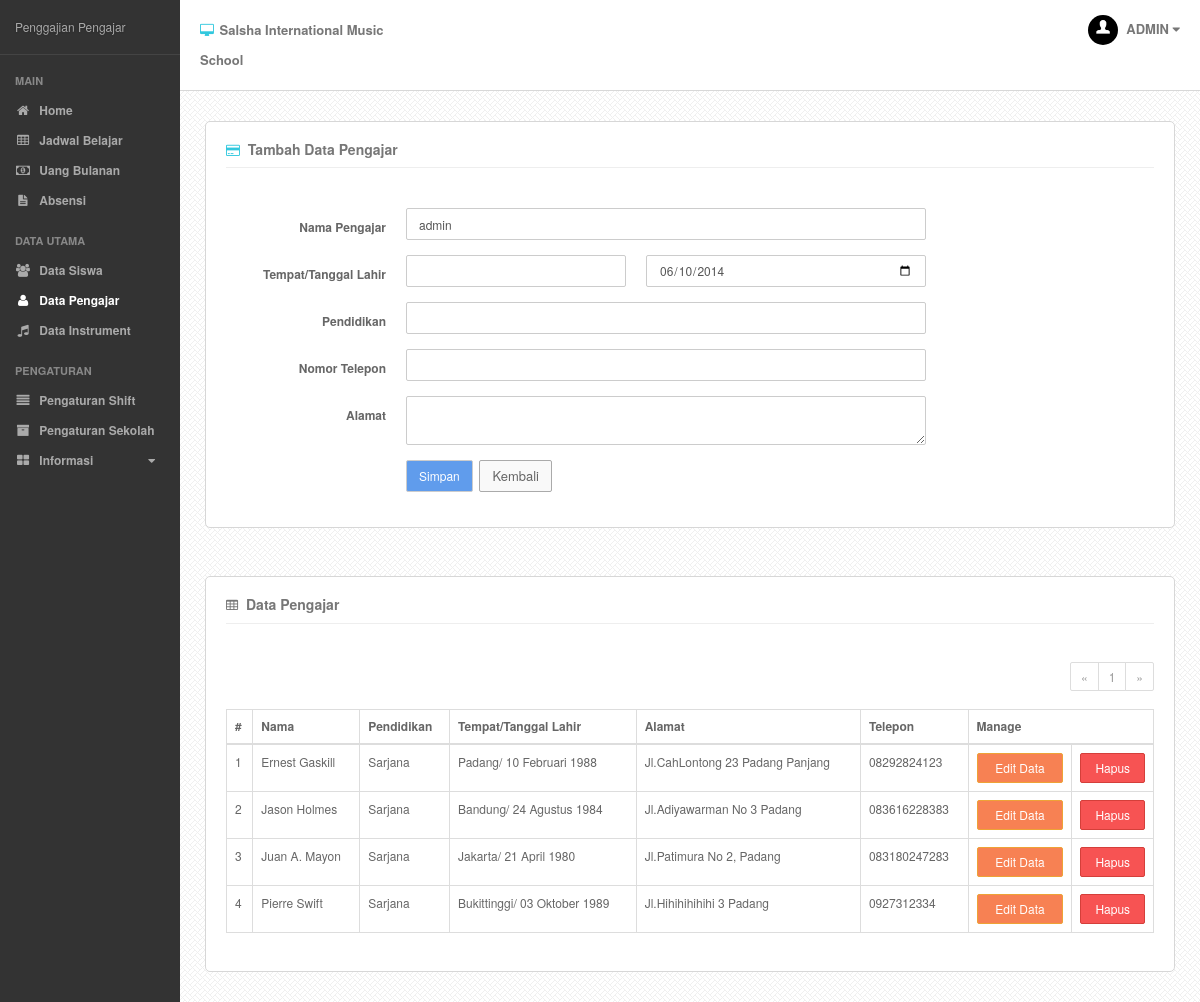
The page /?p=pengajar&sub=tambah (signed in) on the database its author committed.
### tables this page shows
CREATE TABLE IF NOT EXISTS `setting` (
  `nama_setting` varchar(20) NOT NULL DEFAULT '',
  `value` varchar(50) DEFAULT NULL,
  PRIMARY KEY (`nama_setting`)
);

CREATE TABLE IF NOT EXISTS `pengajar` (
  `id_pengajar` int(5) NOT NULL AUTO_INCREMENT,
  `nama_pengajar` varchar(40) NOT NULL,
  `tempat_lahir` varchar(20) DEFAULT NULL,
  `tanggal_lahir` date DEFAULT NULL,
  `pendidikan` varchar(20) DEFAULT NULL,
  `alamat` varchar(50) DEFAULT NULL,
  `telepon` varchar(20) DEFAULT NULL,
  PRIMARY KEY (`id_pengajar`)
);

### index.php (called while the page is built, shortened)
<?php
require('content/classes/mainClass.php');
$webApp = new webApp();
$webApp->createWebApp();
?>

### content/classes/pengajarClass.php (called while the page is built, shortened)
<?php
	class pengajar extends dbController{
		public function getPengajar($start){
			$start= mysqli_real_escape_string($this->conn, $start);
			if($start == "*"){
				$kondisi = "";
			}
			else {
				$kondisi = "LIMIT $start, 10";
			}
			$sql = "SELECT id_pengajar, nama_pengajar, tempat_lahir, tanggal_lahir, pendidikan, alamat, telepon FROM pengajar ORDER BY nama_pengajar ASC $kondisi";
			$query = mysqli_query($this->conn, $sql) or die(mysqli_error($this->conn));
			$num_results = mysqli_num_rows($query);
			if ($num_results > 0){
				$i=0;
				while ($row = mysqli_fetch_array($query)){
					$dataPengajar[$i]['id'] = $row[0];
					$dataPengajar[$i]['nama'] = $row[1];
					$dataPengajar[$i]['tempat'] = $row[2];
					$dataPengajar[$i]['tanggal'] = $row[3];
					$dataPengajar[$i]['pendidikan'] = $row[4];
					$dataPengajar[$i]['alamat'] = $row[5];
					$dataPengajar[$i]['telepon'] = $row[6];
					$i++;
				}
			}else{
				$dataPengajar = null;
			}
			return $dataPengajar;
		}
	}
?>

### content/fungsi.php (called while the page is built, shortened)
<?php
	function tanggallahir($tgl){
		$nama_bln=array(1=> "Januari", "Februari", "Maret", "April", "Mei",
				"Juni", "Juli", "Agustus", "September",
				"Oktober", "November", "Desember");
		$tgl = explode('-', $tgl);
		return $tgl[2]." ".$nama_bln[intval($tgl[1])]." ".$tgl[0];
	}
?>

### content/view/page/pengajar-lihat.php (the view, shortened to what this page needs)
<?php
	$limit = 10;
	if (isset($_GET["page"])) { $page  = $_GET["page"]; } else { $page=1; };
	$start_from = ($page-1) * $limit;
    require_once ('content/classes/pengajarClass.php');
    require_once ('content/fungsi.php');
    $pengajar = new pengajar();
    $dataPengajar = $pengajar->getPengajar($start_from);
?>
<div class="page-content">
		<div class="single-head">
			<h3 class="pull-left"><i class="fa fa-table"></i> Data Pengajar</h3>
			<div class="clearfix"></div>
		</div>
		<div class="widget-body">
		<?php
		$pagination = new pagination();
		$num = $pagination->totalRecord('pengajar', $limit);
		if($page>1){
			$prev = $page - 1;
			$prevpage = "?p=pengajar&sub=lihat&page=$prev";
			$classprev = '';
		}
		else {
			$prevpage = '#';
			$classprev = 'disabled';
		}
		if($page<$num){
			$next = $page + 1;
			$nextpage = "?p=pengajar&sub=lihat&page=$next";
			$classnext = '';
		}
		else {
			$nextpage = '#';
			$classnext = 'disabled';
		}
		$pagLink = '';
		echo "<ul class='pagination pagination-sm pull-right'>"
			."<li class='".$classprev."'><a href='".$prevpage."'>&laquo;</a></li>";
			  for ($i=1; $i<=$num; $i++) {
					$pagLink .= "<li><a href='?p=pengajar&sub=lihat&page=".$i."'>".$i."</a></li>";
			  };
			  echo $pagLink;
		echo "<li class='".$classnext."'><a href='".$nextpage."'>&raquo;</a></li>"
			."</ul>"
			."<div class='clearfix'></div>";
		?>
			<div class="table-responsive">
				<table class="table table-hover table-bordered ">
				<thead>
					<tr>
						<th>#</th>
						<th>Nama</th>
                        <th>Pendidikan</th>
						<th>Tempat/Tanggal Lahir</th>
                        <th>Alamat</th>
                        <th>Telepon</th>
                        <th colspan="2" width="20%">Manage</th>
					</tr>
				</thead>
				<tbody>
					<?php
					if($dataPengajar === null){
							echo"<tr>"
								. "<td colspan='7'><div class='alert alert-danger text-center'>Data Kosong"
								."</div></td>"
								. "</tr>";
						}
					else {
						$i=($page * 10)-9;
                        foreach ($dataPengajar as $data) {
                            if(isset($_GET['edit']) && $_GET['edit']==md5($data['id'])){
                                echo"<form role='form' method='post' action='content/proses.php?act=editPengajar'><tr class='br-grey'>"
                                    . "<td>".$i."<input type='hidden' class='form-control' name='idPengajar' value='".md5($data['id'])."' readonly></td>"
                                    . "<td><input class='form-control' name='namaPengajar' value='".$data['nama']."' required></td>"
									. "<td><input class='form-control' name='pendidikanPengajar' value='".$data['pendidikan']."'></td>"
                                    . "<td><input class='form-control' name='tempatPengajar' value='".$data['tempat']."'><input type='date' class='form-control' name='tanggalPengajar' value='".$data['tanggal']."'></td>"
                                    . "<td><input class='form-contr	ol' name='alamatPengajar' value='".$data['alamat']."' required></td>"
									. "<td><input class='form-contr	ol' name='telpPengajar' value='".$data['telepon']."' required></td>"
									. "<td><input type='submit' class='btn btn-success btn-block btn-sm' value='Simpan'></td>"
									. "<td><a href='?p=pengajar&sub=lihat&page=".$page."' class='btn btn-default btn-block btn-sm'>Batal</a></td>"
                                    . "</tr></form>";
							}
                            else{
                                echo"<tr>"
									. "<td>".$i."</td>"
                                    . "<td>".$data['nama']."</td>"
                                    . "<td>".$data['pendidikan']."</td>"
                                    . "<td>".$data['tempat']."/ ".tanggallahir($data['tanggal'])."</td>"
                                    . "<td>".$data['alamat']."</td>"
                                    . "<td>".$data['telepon']."</td>"
                                    . "<td><a href='?p=pengajar&sub=lihat&page=".$page."&edit=".md5($data['id'])."' class='btn btn-warning	btn-block  btn-sm'>Edit Data</a></td>"
                                    . "<td><a href='?p=pengajar&sub=lihat&page=".$page."&c=".md5($data['id'])."' class='btn btn-danger	btn-block  btn-sm'>Hapus</a></td>"
                                    . "</tr>";
                            }
							$i++;
                        }
					}
                    ?>
				</tbody>
			</table>
		</div>
	</div>
</div>

### content/view/layout.php (shortened to what this page needs)
<!DOCTYPE html>
<html>
	<head>
		<link href="css/bootstrap.min.css" rel="stylesheet">
		<link href="css/font-awesome.min.css" rel="stylesheet">
		<link href="css/less-style.css" rel="stylesheet">
		<link href="css/bootstrap-timepicker.min.css" rel="stylesheet">
		<link href="css/style.css" rel="stylesheet">
	</head>
	<body>
	<?php
		$webApp = new webApp();
		$setting = new settingApps();
    ?>
		<div class="outer">
			<div class="sidebar">
				<div class="sidey">
					<div class="logo">
						<?php echo $setting->loadSetting('judul')?>
					</div>
					<div class="side-nav">
					</div>
				</div>
			</div>
			<div class="mainbar">
				<div class="main-head">
					<div class="container">
						<div class="row">
							<div class="col-md-3 col-sm-4 col-xs-6">
								<h2><i class="fa fa-desktop lblue"></i> <?php echo $setting->loadSetting('nama')?></h2>
							</div>
							<div class="col-md-3 col-sm-4 col-xs-6">
							</div>
							<div class="col-md-3 col-sm-4 hidden-xs">
							</div>
							<div class="col-md-3 hidden-sm hidden-xs">
								<div class="head-user dropdown pull-right">
									<a href="#" data-toggle="dropdown" id="profile">
										<img src="img/user.jpg" alt="" class="img-responsive img-circle"/>
										<?php
										if(isset($_SESSION['usernya'])){
											echo strtoupper($_SESSION['usernya']);
										}
										?>
										<i class="fa fa-caret-down"></i>
									</a>
								</div>
								<div class="clearfix"></div>
							</div>
						</div>
					</div>
				</div>
				<div class="main-content">
					<div class="container">
						<?php
							$webApp->loadContent();
						?>
					</div>
				</div>
			</div>
		</div>
	</body>
</html>

### css/less-style.css (style rules this page uses)
body { color: #666666; }
h1, h2, h3, h4, h5, h6 { color: #777777; }
a { color: #777777; }
.lblue { color: #32c8de; }
.btn.btn-danger { background: #f75353; }
.btn.btn-warning { background: #f78153; }
.pagination li a { color: #777777; }
.sidebar { background: #333; }

### css/style.css (style rules this page uses)
body { font-size:12px; line-height:24px; -webkit-font-smoothing: antialiased; }
h1,h2,h3,h4,h5,h6 { font-weight:normal; margin:0px; padding:0px; }
h2 { font-size:25px; }
h3 { font-size:20px; }
a { text-decoration:none !important; }
.pagination li a { color: #9a9a9a; }
.btn { border-radius:2px; text-decoration:none !important; outline:none !important; }
.outer { width:100%; background:#333; }
.sidebar { width:180px; min-height:800px; float:left; position:absolute; padding:0px; z-index:10000; color:#aaa; }
.sidebar .logo { padding:15px; border-bottom:1px solid #444; text-shadow:0px 0px 2px #222; }
.sidebar .side-nav { padding:20px 15px; padding-bottom:0px; }
.mainbar { position:relative; width:auto; min-height:1000px; margin-left:180px; background:#f7f7f7 url("../img/main-back.png") repeat; }
.mainbar .container { width:100%; max-width:100%; }
.main-head { background:#fff; padding:15px 10px; border-bottom: 1px solid #d8d8d8; }
.main-head h2 { font-size:13px; line-height:30px; font-weight:bold; }
.main-head h2 i { margin-right:2px; }
.main-head .head-user { font-size:13px; line-height:28px; font-weight:bold; }
.main-head .head-user img { max-width:30px; display:inline-block; margin-right:5px; }
.main-content { padding:30px 15px; }
.page-content { background:#fff; padding:20px; border:1px solid #d7d7d7; border-radius:5px; }
.page-content .single-head { padding-bottom:10px; margin-bottom:20px; border-bottom:1px solid #eee; }
.page-content .single-head h3 { font-size:14px; font-weight:bold; }
.page-content .single-head h3 i { font-size:13px; margin-right:4px; }

### rows shown on the page
setting: value "Penggajian Pengajar"
setting: value "Salsha International Music School"
pengajar: nama_pengajar "Ernest Gaskill", pendidikan "Sarjana", tempat_lahir "Padang", tanggal_lahir "10 Februari 1988", alamat "Jl.CahLontong 23 Padang Panjang", telepon "08292824123"
pengajar: nama_pengajar "Jason Holmes", pendidikan "Sarjana", tempat_lahir "Bandung", tanggal_lahir "24 Agustus 1984", alamat "Jl.Adiyawarman No 3 Padang", telepon "083616228383"
pengajar: nama_pengajar "Juan A. Mayon", pendidikan "Sarjana", tempat_lahir "Jakarta", tanggal_lahir "21 April 1980", alamat "Jl.Patimura No 2, Padang", telepon "083180247283"
pengajar: nama_pengajar "Pierre Swift", pendidikan "Sarjana", tempat_lahir "Bukittinggi", tanggal_lahir "03 Oktober 1989", alamat "Jl.Hihihihihihi 3 Padang", telepon "0927312334"

### other values the page prints
$title "MAIN DATA UTAMA PENGATURAN"
$title "Home Jadwal Belajar Uang Bulanan Absensi Data Siswa Data Pengajar Data Instrument Pengaturan Shift Pengaturan Sekolah"
$title "Informasi"
$_SESSION['usernya'] "ADMIN"
